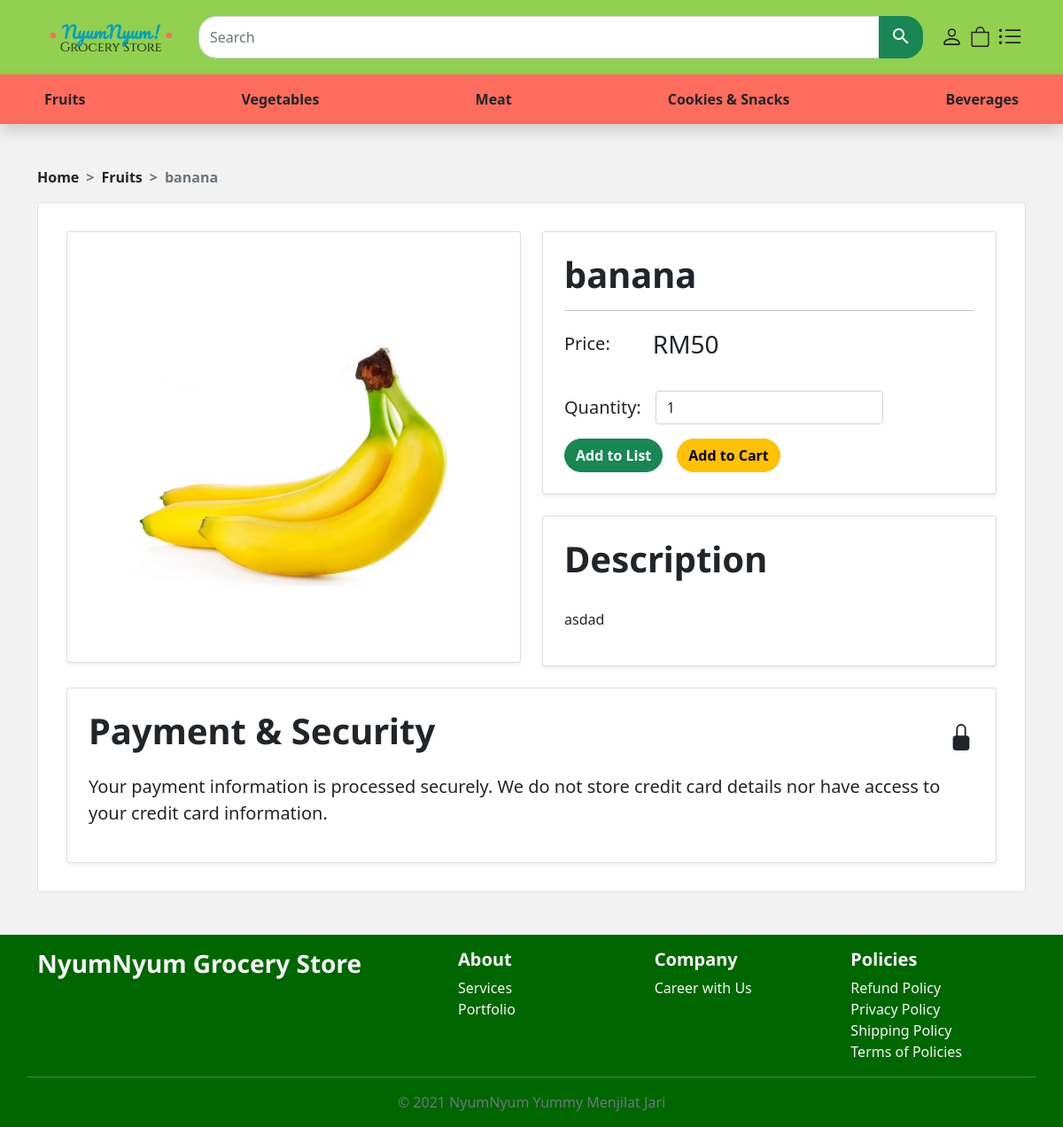
The page /src/products-closeup.php?id=93&product_id=1&p_cat_id=1 (signed in) on the database its author committed.
### tables this page shows
CREATE TABLE `product_categories` (
  `p_cat_id` int(10) NOT NULL,
  `p_cat_title` text NOT NULL
);

CREATE TABLE `product` (
  `product_id` int(10) NOT NULL,
  `p_cat_id` int(11) NOT NULL,
  `date` timestamp NOT NULL DEFAULT current_timestamp(),
  `product_name` text NOT NULL,
  `product_price` decimal(10,0) NOT NULL,
  `product_img` varchar(255) NOT NULL,
  `product_quantity` int(10) NOT NULL,
  `product_desc` text NOT NULL
);

### src/products-closeup.php (the view, shortened to what this page needs)
<?php
include("../includes/header.php");
if (isset($_SESSION['success'])) { $userid = $_SESSION['user']; }
if (isset($_GET['product_id']) && isset($_GET['p_cat_id'])) {
    $productID = $_GET['product_id'];
    $categoryID = $_GET['p_cat_id'];
    $sql = "SELECT * FROM product WHERE product_id = $productID";
    $result = mysqli_query($db, $sql);
    if (mysqli_num_rows($result) > 0) {
        while($row = mysqli_fetch_assoc($result)) { $productName = $row['product_name']; }
    } else { echo "0 results"; }
    $sql = "SELECT * FROM product_categories WHERE p_cat_id = $categoryID";
    $result = mysqli_query($db, $sql);
    if (mysqli_num_rows($result) > 0) {
        while($row = mysqli_fetch_assoc($result)) { $categoryName = $row['p_cat_title']; }
    } else { echo "0 results"; }
}
?>
    <div class="container pt-5">
        <nav style="--bs-breadcrumb-divider: '>';" aria-label="breadcrumb">
            <ol class="breadcrumb fw-bold">
                <li class="breadcrumb-item"><a href="index.php" class="text-dark text-decoration-none">Home</a></li>
                <li class="breadcrumb-item"><a href="products.php?page=1&id=<?php echo $userid ?>&p_cat_id=<?php echo $categoryID ?>"
                    class="text-dark text-decoration-none"><?php echo $categoryName ?></a>
                </li>
                <li class="breadcrumb-item active" aria-current="page"><?php echo $productName ?></li>
            </ol>
        </nav>
    </div>
    <main class="container pb-5">
        <div class="card">
            <div class="card-body m-3">
                <?php get_pro_details(); ?>
                <div class="card shadow-sm p-2">
                    <div class="card-body">
                        <div class="d-flex flex-row">
                            <h1 class="card-title pb-3 me-auto">Payment & Security</h1>
                            <svg xmlns="http://www.w3.org/2000/svg" width="30" height="30" fill="currentColor"
                                class="bi bi-lock-fill mt-3" viewBox="0 0 16 16">
                                <path
                                    d="M8 1a2 2 0 0 1 2 2v4H6V3a2 2 0 0 1 2-2zm3 6V3a3 3 0 0 0-6 0v4a2 2 0 0 0-2 2v5a2 2 0 0 0 2 2h6a2 2 0 0 0 2-2V9a2 2 0 0 0-2-2z" />
                            </svg>
                        </div>
                        <p class="fs-5">Your payment information is processed securely. We do not store credit card
                            details nor have
                            access to your credit card information.</p>
                    </div>
                </div>
            </div>
        </div>
    </main>
    <footer class="footer container-fluid mt-auto pt-3" style="background-color: #006600; color: whitesmoke;">
        <div class="container">
            <div class="row">
                <div class="col-12 col-md-5">
                    <h3>NyumNyum Grocery Store</h4>
                </div>
                <div class="col-6 col-md">
                    <h5>About</h5>
                    <ul class="list-unstyled">
                        <li><a href="#" class="text-reset text-decoration-none footer-link">Services</a></li>
                        <li><a href="#" class="text-reset text-decoration-none">Portfolio</a></li>
                    </ul>
                </div>
                <div class="col-6 col-md">
                    <h5>Company</h5>
                    <ul class="list-unstyled">
                        <li><a href="#" class="text-reset text-decoration-none footer-link">Career with Us</a></li>
                    </ul>
                </div>
                <div class="col-6 col-md">
                    <h5>Policies</h5>
                    <ul class="list-unstyled">
                        <li><a href="#" class="text-reset text-decoration-none footer-link">Refund Policy</a></li>
                        <li><a href="#" class="text-reset text-decoration-none footer-link">Privacy Policy</a></li>
                        <li><a href="#" class="text-reset text-decoration-none footer-link">Shipping Policy</a></li>
                        <li><a href="#" class="text-reset text-decoration-none footer-link">Terms of Policies</a></li>
                    </ul>
                </div>
                <hr>
                <div class="container text-center font-italic text-muted">
                    <p>&copy; 2021 NyumNyum Yummy Menjilat Jari</p>
                </div>
            </div>
    </footer>
</body>
</html>

### functions/function.php (shortened to what this page needs)
<?php
$db = mysqli_connect("localhost", "root", "", "groceries");
function get_pro_details()
{
    global $product_id,$db;
    if(isset($_GET['product_id'])){
        $product_id = $_GET['product_id'];
    }
    $query = "select * from product where product_id='$product_id'";
    $run_query = mysqli_query($db,$query);
    if($row_product=mysqli_fetch_array($run_query)){
        $product_name = $row_product['product_name'];
        $product_price = $row_product['product_price'];
        $product_img = $row_product['product_img'];
        $product_desc = $row_product['product_desc'];
        echo "
        <div class='row row-cols-1 row-cols-lg-2 g-4 pb-4'>
            <div class='col'>
                <div class='card shadow-sm p-5'>
                    <img src='../admin_area/product_images/$product_img' alt='pise'>
                </div>
            </div>
            <div class='col'>
                <div class='row'>
                    <div class='col'>
                        <div class='card shadow-sm p-2 mb-4'>
                            <div class='card-body'>
                                <h1 class='card-title'>$product_name</h1>
                                <hr>
                                <div class='d-flex flex-column'>
                                    <div class='d-flex flex-row align-items-center gap-5 pb-3'>
                                        <label for='price' class='fs-5 pb-3'>Price:</label>
                                        <p class='fs-3'>RM$product_price</p>
                                    </div>
                                    <form  method='post' enctype='multipart/form-data'>
                                    <div class='d-flex flex-row align-items-center gap-3 pb-3'>
                                        <label for='quantity' class='fs-5'>Quantity:</label>
                                        <div class='dropdown'>
                                            <input type='number' class='form-control' id='op' name='quantity' value='1'
                                            onclick='check()' onkeyup='check()' min='1'>
                                        </div>
                                    </div>
                                    <div class='d-flex flex-row gap-3'>
                                        <a href='#' data-bs-toggle='modal' data-bs-target='#modalProduct' class='btn btn-success rounded-pill'>Add to List</a>
                                        <a href='#' class='btn btn-warning rounded-pill'>Add to Cart</a>
                                    </div>
                                </div>
                            </div>
                        </div>
                        <div class='card shadow-sm p-2'>
                            <div class='card-body'>
                                <h1 class='card-title pb-3'>Description</h1>
                                <p class='fs-5'>$product_desc</p>
                            </div>
                        </div>
                    </div>
                </div>
            </div>
        </div>
        ";
    }
}

### nyumstyle.css (style rules this page uses)
body { background-color: #f2f2f2; }
h1, h2, h3, h4, h5 { font-family: "Noto Sans", sans-serif; font-weight: bold; }
.btn { border-radius: 25px; font-weight: bold; }

### rows shown on the page
product_categories: p_cat_title "Fruits"
product: product_name "banana", product_img (picture), product_price "50", product_desc "asdad"
